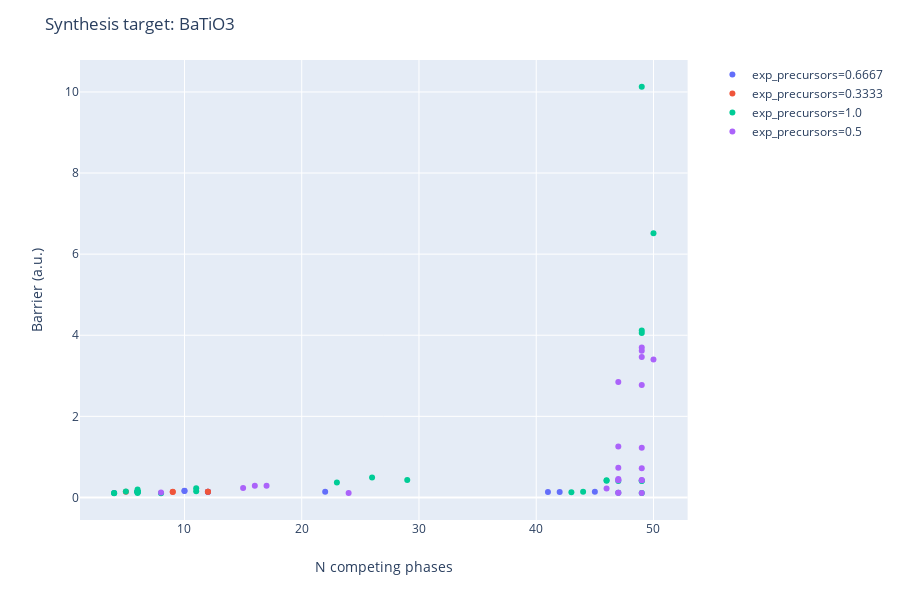

Write notebook code for a chart like this one.
### Code cell
router.recommend_routes(temperature=1000, pressure=DEFAULT_GAS_PRESSURES, allow_gas_release=True, max_component_precursors=2)

### Figure 1 — Plotly figure (JSON) as saved in the notebook; plotly's stock layout.template omitted (floating-point values rounded to 4 significant figures)
{"data": [{"customdata": [["1.0 BaO2(mp-1105) + 0.3333 Ti2O(mp-1215) + 0.3333 TiO2(mp-554278)"], ["1.0 BaO2(mp-1105) + 0.25 Ti2O(mp-1215) + 0.25 Ti2O3(mp-458)"], ["0.3333 BaO2(mp-1105) + -0.6667 CO2(mp-20066) + 0.6667 BaCO3(mp-5504) + 0.3333 Ti3O5(mp-1147)"], ["1.0 BaO2(mp-1105) + 0.4545 TiO2(mp-554278) + 0.0909 Ti6O(mp-554098)"], ["1.0 BaO2(mp-1105) + 0.4 TiO2(mp-554278) + 0.2 Ti3O(mp-2591)"], ["1.0 BaO2(mp-1105) + -0.1923 CO2(mp-20066) + 0.6923 TiO2(mp-554278) + 0.0385 Ti8C5(mp-27919)"], ["1.0 BaO2(mp-1105) + -0.1667 CO2(mp-20066) + 0.6667 TiO2(mp-554278) + 0.1667 Ti2C(mp-10721)"], ["1.0 BaO2(mp-1105) + 0.0625 Ti6O(mp-554098) + 0.3125 Ti2O3(mp-458)"], ["1.0 BaO2(mp-1105) + 0.1429 Ti3O(mp-2591) + 0.2857 Ti2O3(mp-458)"], ["0.3333 BaO2(mp-1105) + 0.6667 BaO(mp-1342) + 0.3333 Ti3O5(mp-1147)"], ["1.0 BaO2(mp-1105) + -0.3333 CO2(mp-20066) + 0.3333 Ti3O5(mp-1147) + 0.3333 C(mp-568286)"], ["1.0 BaO2(mp-1105) + -0.1818 CO2(mp-20066) + 0.2727 Ti3O5(mp-1147) + 0.1818 TiC(mp-631)"], ["0.6667 BaO2(mp-1105) + 0.3333 Ti3O5(mp-1147) + 0.3333 Ba(mp-122)"], ["1.0 BaO2(mp-1105) + 0.2 Ti3O5(mp-1147) + 0.4 Ti(mp-72)"], ["1.0 BaO2(mp-1105) + -0.1136 CO2(mp-20066) + 0.0227 Ti8C5(mp-27919) + 0.4091 Ti2O3(mp-458)"], ["1.0 BaO2(mp-1105) + -0.1 CO2(mp-20066) + 0.4 Ti2O3(mp-458) + 0.1 Ti2C(mp-10721)"]], "hoverlabel": {"namelength": 0}, "hovertemplate": "exp_precursors=0.6667<br>n_competing=%{x}<br>barrier=%{y}<br>summary=%{customdata[0]}", "legendgroup": "exp_precursors=0.6667", "marker": {"color": "#636efa", "symbol": "circle"}, "mode": "markers", "name": "exp_precursors=0.6667", "showlegend": true, "type": "scatter", "x": [6, 6, 10, 42, 41, 45, 22, 6, 6, 10, 12, 12, 12, 4, 6, 6], "xaxis": "x", "y": [0.1381, 0.1383, 0.1626, 0.1345, 0.137, 0.1396, 0.1389, 0.137, 0.1378, 0.1567, 0.1327, 0.1419, 0.1425, 0.1106, 0.1404, 0.1399], "yaxis": "y"}, {"customdata": [["1.0 BaO2(mp-1105) + 0.2857 Ti2O(mp-1215) + 0.1429 Ti3O5(mp-1147)"], ["1.0 BaO2(mp-1105) + 0.0741 Ti6O(mp-554098) + 0.1852 Ti3O5(mp-1147)"], ["1.0 BaO2(mp-1105) + 0.1667 Ti3O(mp-2591) + 0.1667 Ti3O5(mp-1147)"], ["1.0 BaO2(mp-1105) + -0.1429 CO2(mp-20066) + 0.2571 Ti3O5(mp-1147) + 0.0286 Ti8C5(mp-27919)"], ["1.0 BaO2(mp-1105) + -0.125 CO2(mp-20066) + 0.25 Ti3O5(mp-1147) + 0.125 Ti2C(mp-10721)"]], "hoverlabel": {"namelength": 0}, "hovertemplate": "exp_precursors=0.3333<br>n_competing=%{x}<br>barrier=%{y}<br>summary=%{customdata[0]}", "legendgroup": "exp_precursors=0.3333", "marker": {"color": "#EF553B", "symbol": "circle"}, "mode": "markers", "name": "exp_precursors=0.3333", "showlegend": true, "type": "scatter", "x": [5, 9, 9, 12, 12], "xaxis": "x", "y": [0.1391, 0.1361, 0.1384, 0.1412, 0.1406], "yaxis": "y"}, {"customdata": [["1.0 BaO2(mp-1105) + 1.0 TiO(mp-1071163)"], ["-1.0 CO2(mp-20066) + 1.0 BaCO3(mp-5504) + 1.0 TiO2(mp-554278)"], ["0.5 BaO2(mp-1105) + -0.5 CO2(mp-20066) + 0.5 BaCO3(mp-5504) + 0.5 Ti2O3(mp-458)"], ["1.0 BaO2(mp-1105) + -0.5 CO2(mp-20066) + 1.0 TiO2(mp-554278) + 0.5 C(mp-568286)"], ["1.0 BaO2(mp-1105) + -0.25 CO2(mp-20066) + 0.75 TiO2(mp-554278) + 0.25 TiC(mp-631)"], ["1.0 BaO2(mp-1105) + 1.0 TiO2(mp-554278) + -0.5 O2(mp-1091399)"], ["0.5 BaO2(mp-1105) + 1.0 TiO2(mp-554278) + 0.5 Ba(mp-122)"], ["1.0 BaO2(mp-1105) + 0.5 TiO2(mp-554278) + 0.5 Ti(mp-72)"], ["0.5 BaO2(mp-1105) + 0.5 BaO(mp-1342) + 0.5 Ti2O3(mp-458)"], ["1.0 BaO2(mp-1105) + -0.25 CO2(mp-20066) + 0.25 C(mp-568286) + 0.5 Ti2O3(mp-458)"], ["1.0 BaO2(mp-1105) + -0.1429 CO2(mp-20066) + 0.4286 Ti2O3(mp-458) + 0.1429 TiC(mp-631)"], ["1.0 BaO2(mp-1105) + 0.5 Ti2O3(mp-458) + -0.25 O2(mp-1091399)"], ["0.75 BaO2(mp-1105) + 0.5 Ti2O3(mp-458) + 0.25 Ba(mp-122)"], ["1.0 BaO2(mp-1105) + 0.3333 Ti2O3(mp-458) + 0.3333 Ti(mp-72)"], ["1.0 BaO2(mp-1105) + -1.0 CO2(mp-20066) + 1.0 TiC(mp-631) + 1.5 O2(mp-1091399)"], ["1.0 BaO2(mp-1105) + 0.5 O2(mp-1091399) + 1.0 Ti(mp-72)"], ["1.0 TiO2(mp-554278) + 1.0 BaO(mp-1342)"], ["-1.0 CO2(mp-20066) + 1.0 BaCO3(mp-5504) + 0.5 Ti2O3(mp-458) + 0.25 O2(mp-1091399)"], ["-1.0 CO2(mp-20066) + 1.0 BaCO3(mp-5504) + 1.0 TiO(mp-1071163) + 0.5 O2(mp-1091399)"], ["-2.0 CO2(mp-20066) + 1.0 BaCO3(mp-5504) + 1.0 TiC(mp-631) + 2.0 O2(mp-1091399)"], ["-1.0 CO2(mp-20066) + 1.0 BaCO3(mp-5504) + 1.0 O2(mp-1091399) + 1.0 Ti(mp-72)"], ["1.0 TiO2(mp-554278) + 0.5 O2(mp-1091399) + 1.0 Ba(mp-122)"], ["1.0 BaO(mp-1342) + 0.5 Ti2O3(mp-458) + 0.25 O2(mp-1091399)"], ["1.0 BaO(mp-1342) + 1.0 TiO(mp-1071163) + 0.5 O2(mp-1091399)"], ["-1.0 CO2(mp-20066) + 1.0 BaO(mp-1342) + 1.0 TiC(mp-631) + 2.0 O2(mp-1091399)"], ["1.0 BaO(mp-1342) + 1.0 O2(mp-1091399) + 1.0 Ti(mp-72)"], ["0.5 Ti2O3(mp-458) + 0.75 O2(mp-1091399) + 1.0 Ba(mp-122)"], ["1.0 TiO(mp-1071163) + 1.0 O2(mp-1091399) + 1.0 Ba(mp-122)"], ["-1.0 CO2(mp-20066) + 1.0 TiC(mp-631) + 2.5 O2(mp-1091399) + 1.0 Ba(mp-122)"], ["1.5 O2(mp-1091399) + 1.0 Ba(mp-122) + 1.0 Ti(mp-72)"]], "hoverlabel": {"namelength": 0}, "hovertemplate": "exp_precursors=1.0<br>n_competing=%{x}<br>barrier=%{y}<br>summary=%{customdata[0]}", "legendgroup": "exp_precursors=1.0", "marker": {"color": "#00cc96", "symbol": "circle"}, "mode": "markers", "name": "exp_precursors=1.0", "showlegend": true, "type": "scatter", "x": [8, 23, 6, 43, 44, 29, 11, 4, 6, 6, 6, 6, 6, 6, 49, 4, 26, 5, 46, 49, 47, 11, 6, 46, 49, 49, 47, 49, 50, 49], "xaxis": "x", "y": [0.1062, 0.3714, 0.1552, 0.1299, 0.1403, 0.4282, 0.1523, 0.11, 0.1364, 0.134, 0.1409, 0.1934, 0.1382, 0.111, 0.1073, 0.1036, 0.49, 0.1446, 0.4136, 0.4136, 0.4085, 0.2292, 0.1438, 0.4242, 4.054, 4.12, 0.1142, 0.4066, 6.512, 10.13], "yaxis": "y"}, {"customdata": [["1.0 BaO2(mp-1105) + 0.5 Ti2O(mp-1215) + 0.25 O2(mp-1091399)"], ["1.0 BaO2(mp-1105) + 0.1667 Ti6O(mp-554098) + 0.4167 O2(mp-1091399)"], ["1.0 BaO2(mp-1105) + 0.3333 Ti3O(mp-2591) + 0.3333 O2(mp-1091399)"], ["1.0 BaO2(mp-1105) + 0.3333 Ti3O5(mp-1147) + -0.3333 O2(mp-1091399)"], ["1.0 BaO2(mp-1105) + -0.625 CO2(mp-20066) + 0.125 Ti8C5(mp-27919) + 1.125 O2(mp-1091399)"], ["1.0 BaO2(mp-1105) + -0.5 CO2(mp-20066) + 0.5 Ti2C(mp-10721) + 1.0 O2(mp-1091399)"], ["-1.0 CO2(mp-20066) + 0.5 Ti2O(mp-1215) + 1.0 BaCO3(mp-5504) + 0.75 O2(mp-1091399)"], ["0.5 Ti2O(mp-1215) + 1.0 BaO(mp-1342) + 0.75 O2(mp-1091399)"], ["0.5 Ti2O(mp-1215) + 1.25 O2(mp-1091399) + 1.0 Ba(mp-122)"], ["-1.0 CO2(mp-20066) + 1.0 BaCO3(mp-5504) + 0.1667 Ti6O(mp-554098) + 0.9167 O2(mp-1091399)"], ["-1.0 CO2(mp-20066) + 1.0 BaCO3(mp-5504) + 0.3333 Ti3O(mp-2591) + 0.8333 O2(mp-1091399)"], ["-1.0 CO2(mp-20066) + 1.0 BaCO3(mp-5504) + 0.3333 Ti3O5(mp-1147) + 0.1667 O2(mp-1091399)"], ["-1.625 CO2(mp-20066) + 1.0 BaCO3(mp-5504) + 0.125 Ti8C5(mp-27919) + 1.625 O2(mp-1091399)"], ["-1.5 CO2(mp-20066) + 1.0 BaCO3(mp-5504) + 0.5 Ti2C(mp-10721) + 1.5 O2(mp-1091399)"], ["0.1667 Ti6O(mp-554098) + 1.0 BaO(mp-1342) + 0.9167 O2(mp-1091399)"], ["0.1667 Ti6O(mp-554098) + 1.4167 O2(mp-1091399) + 1.0 Ba(mp-122)"], ["0.3333 Ti3O(mp-2591) + 1.0 BaO(mp-1342) + 0.8333 O2(mp-1091399)"], ["0.3333 Ti3O(mp-2591) + 1.3333 O2(mp-1091399) + 1.0 Ba(mp-122)"], ["1.0 BaO(mp-1342) + 0.3333 Ti3O5(mp-1147) + 0.1667 O2(mp-1091399)"], ["-0.625 CO2(mp-20066) + 1.0 BaO(mp-1342) + 0.125 Ti8C5(mp-27919) + 1.625 O2(mp-1091399)"], ["-0.5 CO2(mp-20066) + 1.0 BaO(mp-1342) + 0.5 Ti2C(mp-10721) + 1.5 O2(mp-1091399)"], ["0.3333 Ti3O5(mp-1147) + 0.6667 O2(mp-1091399) + 1.0 Ba(mp-122)"], ["-0.625 CO2(mp-20066) + 0.125 Ti8C5(mp-27919) + 2.125 O2(mp-1091399) + 1.0 Ba(mp-122)"], ["-0.5 CO2(mp-20066) + 0.5 Ti2C(mp-10721) + 2.0 O2(mp-1091399) + 1.0 Ba(mp-122)"]], "hoverlabel": {"namelength": 0}, "hovertemplate": "exp_precursors=0.5<br>n_competing=%{x}<br>barrier=%{y}<br>summary=%{customdata[0]}", "legendgroup": "exp_precursors=0.5", "marker": {"color": "#ab63fa", "symbol": "circle"}, "mode": "markers", "name": "exp_precursors=0.5", "showlegend": true, "type": "scatter", "x": [8, 47, 47, 15, 49, 24, 47, 47, 49, 47, 47, 16, 49, 49, 47, 49, 47, 49, 17, 49, 49, 46, 50, 49], "xaxis": "x", "y": [0.1215, 0.1142, 0.1178, 0.2361, 0.1096, 0.1106, 0.4351, 0.7329, 0.7177, 0.423, 0.4525, 0.2909, 0.4257, 0.4279, 2.849, 2.774, 1.253, 1.228, 0.2908, 3.463, 3.699, 0.2208, 3.401, 3.619], "yaxis": "y"}], "layout": {"height": 600, "legend": {"tracegroupgap": 0}, "margin": {"t": 60}, "title": {"text": "Synthesis target: BaTiO3"}, "xaxis": {"anchor": "y", "domain": [0, 0.98], "title": {"text": "N competing phases"}}, "yaxis": {"anchor": "x", "domain": [0, 1], "title": {"text": "Barrier (a.u.)"}}}}
